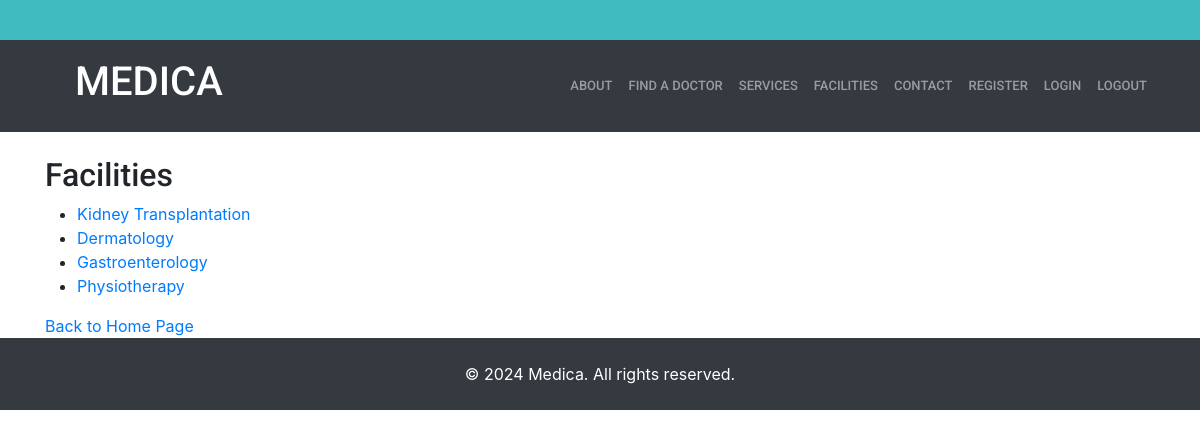
The app's page /head/facility_list/ with its own data.
### head_app/models.py (models this page shows, shortened)
class FacilityManagement(models.Model):
    name = models.CharField(max_length=100)
    description = models.TextField()
    department = models.CharField(max_length=15)

### head_app/views.py (the view)
# urls.py: path('facility_list/', views.facility_list, name='facility_list'),
def facility_list(request):
    facilities = FacilityManagement.objects.all()
    return render(request, 'head/facility_list.html', {'facilities': facilities})

### templates/head/facility_list.html
{% extends 'base.html' %}
{% load static %}
{% block content %}
<link href="https://stackpath.bootstrapcdn.com/bootstrap/4.5.2/css/bootstrap.min.css" rel="stylesheet">
    <h2>Facilities</h2>
    <ul>
        {% for facility in facilities %}
        <li><a href="{% url 'facility_detail' facility.pk %}">{{ facility.name }}</a></li>
        {% endfor %}
    </ul>
<a href="{% url 'home' %}">Back to Home Page</a>
{% endblock %}

### static/assets/css/style.css (style rules this page uses)
body { font-family: "Open Sans", sans-serif; color: #444444; }
a { color: #3fbbc0; text-decoration: none; }
h1, h2, h3, h4, h5, h6 { font-family: "Roboto", sans-serif; }

### records on screen
FacilityManagement: name "Kidney Transplantation"
FacilityManagement: name "Dermatology"
FacilityManagement: name "Gastroenterology"
FacilityManagement: name "Physiotherapy"
